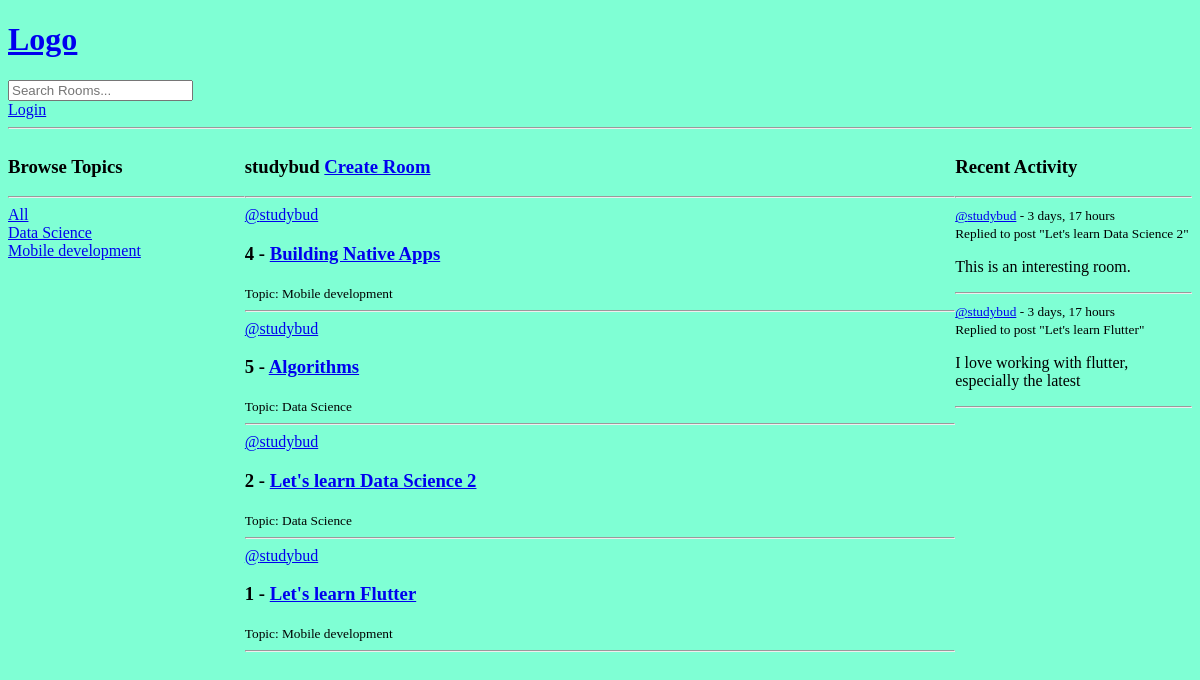
Before: /user-profile/1/ with the older database file.
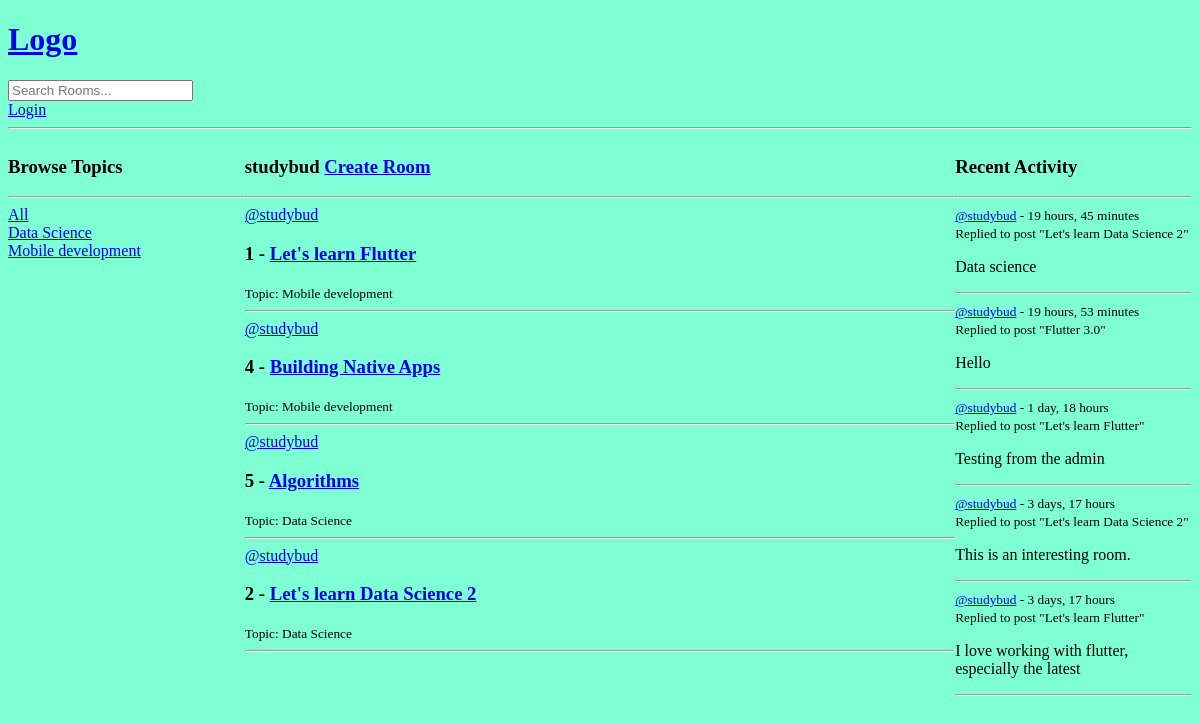
After: the same page with the newer database file.
### base/models.py (models this page shows, shortened)
class Topic(models.Model):
    name = models.CharField(max_length=200)

class Room(models.Model):
    host = models.ForeignKey(User, on_delete=models.SET_NULL, null=True)
    topic = models.ForeignKey(Topic, on_delete=models.SET_NULL, null=True)
    name = models.CharField(max_length=200)
    description = models.TextField(null=True, blank=True)
    participants = models.ManyToManyField(User, related_name='participants', blank=True)
    updated = models.DateTimeField(auto_now=True)
    created = models.DateTimeField(auto_now_add=True)
    class Meta:
        ordering = ['-updated', '-created'] # ordering the latest to be ontop
    def __str__(self):
        return self.name

class Message(models.Model):
    user = models.ForeignKey(User, on_delete=models.CASCADE)
    room = models.ForeignKey(Room, on_delete=models.CASCADE)
    body = models.TextField()
    updated = models.DateTimeField(auto_now=True)
    created = models.DateTimeField(auto_now_add=True)
    class Meta:
        ordering = ['-updated', '-created'] # ordering the latest to be ontop
    def __str__(self):
        return self.body[0:50]

### base/views.py (the view)
# urls.py: path('user-profile/<str:pk>/', views.userProfile, name='user-profile'),
def userProfile(request, pk):
    user = User.objects.get(id=pk)
    rooms = user.room_set.all()
    room_comments = user.message_set.all()
    topics = Topic.objects.all()
    context = {
        'user': user,
        'rooms': rooms,
        'room_comments': room_comments,
        'topics': topics,
    }
    return render(request, 'base/profile.html', context)

### base/templates/base/profile.html (shortened to what this page needs)
{% extends 'main.html' %}
{% block content %}
<div class="profile-container">
    <div class="topics">
        {% include 'base/components/browse_topics.html' %}
    </div>
    <div class="feed">
        <h3>{{ user  }} <a href="{% url 'create-room' %}">Create Room</a></h3> <hr>
        {% include 'base/components/feed_component.html' %}
    </div>
    <div class="activity">
        {% include 'base/components/recent_activity.html' %}
    </div>
</div>
{% endblock content %}

### templates/main.html (shortened to what this page needs)
{% load static %}
<!DOCTYPE html>
<html lang="en">
<head>
    <link rel="stylesheet" href="{% static 'styles/main.css' %}">
</head>
<body>
    {% include 'navbar.html' %}
    {% block content %}
    {% endblock %}
</body>
</html>

### templates/navbar.html
<a href="/">
    <h1>
        <a href="{% url 'home' %}">Logo</a>
    </h1>
</a>
<form action="{% url 'home' %}" method="get">
    <input type="text" name="q" placeholder="Search Rooms..."/>
</form>
{% if request.user.is_authenticated %}
    <p>Hello, {{ request.user }}</p>
    <a href="{% url 'logout' %}">Logout</a>
{% else %}
    <a href="{% url 'login' %}">Login</a>
{% endif %}
<hr>

### base/templates/base/components/browse_topics.html
<h3>Browse Topics</h3>
<hr>
<div>
    <a href="{% url 'home' %}">All</a>
</div>
{% for topic in topics %}
    <div>
        <a href="{% url 'home' %}?q={{topic.name}}">{{topic.name}}</a>
    </div>
{% endfor %}

### base/templates/base/components/feed_component.html (shortened to what this page needs)
<div>
    {% for room in rooms %}
        <a href="{% url 'user-profile' room.host.id %}">@{{room.host.username}}</a>
        <h3>{{ room.id }} - <a href="{% url 'room' room.id %}">{{room.name}}</a></h3>
        <small>Topic: {{ room.topic.name }}</small>
        <br>
        <hr>
    {% endfor %}
</div>

### base/templates/base/components/recent_activity.html (shortened to what this page needs)
<h3>Recent Activity</h3>
<hr>
{% for room_comment in room_comments %}
    <div>
        <small><a href="{% url 'user-profile' room_comment.user %}">@{{ room_comment.user }}</a> - {{ room_comment.created|timesince }}</small> <br>
        <small>Replied to post "{{ room_comment.room }}"</small>
        <p>{{ room_comment }}</p>
        <hr>
    </div>
{% endfor %}

### static/styles/main.css (style rules this page uses)
body { box-sizing: border-box; background-color: aquamarine; }

### base/templates/base/profile.html (style rules this page uses)
.profile-container { display: grid; grid-template-columns: 1fr 3fr 1fr; }

Changed rows visible on the page:
changed Room "Let's learn Flutter": moves up the list
added Message: user "studybud", created "19 hours, 45 minutes", room "Let's learn Data Science 2", body "Data science"
added Message: user "studybud", created "19 hours, 53 minutes", room "Flutter 3.0", body "Hello"
added Message: user "studybud", created "1 day, 18 hours", room "Let's learn Flutter", body "Testing from the admin"
